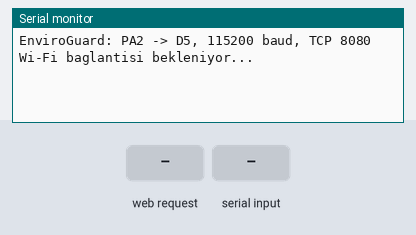
A sketch run on a simulated ESP8266 (NodeMCU). On the bench: the last lines printed to the serial monitor. The inputs (shaded band) are chosen by the test bench. WiFi joins after 1.5 s; servers stay silent unless stated.

Above: at 1.2 s.
1.3 s: HTTP request GET /DHT22 received
At 2.0 s:
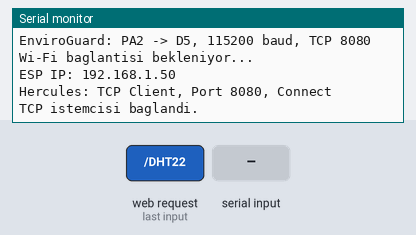
3.0 s: "DHT22\n" received over the second serial link
At 4.2 s:
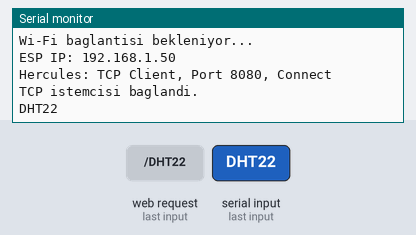
4.5 s: "CANLI\n" received over the second serial link
At 5.5 s:
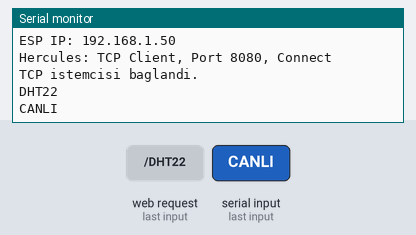
6.0 s: "DUR\n" received over the second serial link
At 6.6 s:
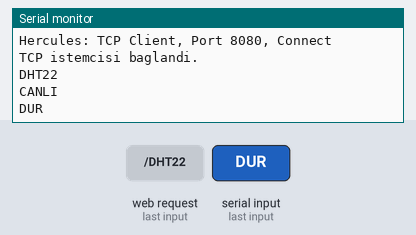
7.5 s: "SICAKLIK\n" received over the second serial link
At 8.7 s:
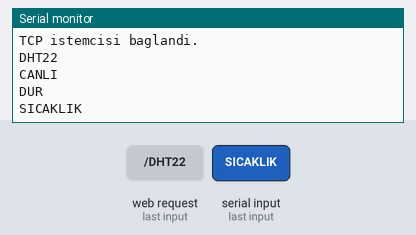
9.0 s: "NEM\n" received over the second serial link
At 10.1 s:
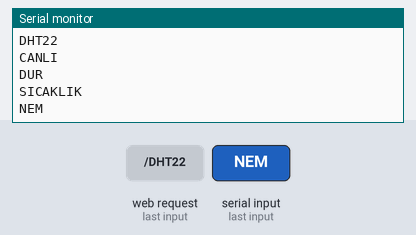

The sketch:

EnviroGuard_ESP8266.ino
```cpp
#include <ESP8266WiFi.h>
#include <SoftwareSerial.h>
#include <stdio.h>
#include <string.h>

const char* WIFI_SSID = "YOUR_WIFI_SSID";
const char* WIFI_PASSWORD = "YOUR_WIFI_PASSWORD";

constexpr uint16_t TCP_PORT = 8080;
constexpr int STM32_RX_PIN = 14; // NodeMCU D5 <- STM32 PA2
constexpr uint32_t STM32_BAUD = 115200;

SoftwareSerial stm32Serial;
WiFiServer tcpServer(TCP_PORT);
WiFiClient tcpClient;

char lineBuffer[160];
size_t lineLength = 0;
bool discardLine = false;
bool serverRunning = false;
uint32_t lastWifiReport = 0;
float lastTemperature = 0;
float lastHumidity = 0;
bool measurementValid = false;
uint32_t lastMeasurementTime = 0;
bool liveStream = false;
char commandBuffer[32];
size_t commandLength = 0;
bool discardCommand = false;

void processMeasurement(const char* line) {
  float temperature, humidity;
  int consumed = 0;
  if (sscanf(line, "Temperature: %f C | Humidity: %f %% %n",
             &temperature, &humidity, &consumed) == 2 &&
      consumed > 0 && line[consumed] == '\0' &&
      temperature >= -40 && temperature <= 80 &&
      humidity >= 0 && humidity <= 100) {
    lastTemperature = temperature;
    lastHumidity = humidity;
    lastMeasurementTime = millis();
    measurementValid = true;
  } else if (strncmp(line, "DHT22", 5) == 0) {
    measurementValid = false;
  }
}

void handleCommand(const char* command) {
  if (strcmp(command, "CANLI") == 0) {
    liveStream = true;
    tcpClient.println("CANLI ON");
    return;
  }
  if (strcmp(command, "DUR") == 0) {
    liveStream = false;
    tcpClient.println("CANLI OFF");
    return;
  }
  bool temperatureRequested = strcmp(command, "SICAKLIK") == 0;
  bool humidityRequested = strcmp(command, "NEM") == 0;
  bool bothRequested = strcmp(command, "VERI") == 0;
  if (!temperatureRequested && !humidityRequested && !bothRequested) {
    tcpClient.println("ERROR: SICAKLIK / NEM / VERI / CANLI / DUR");
    return;
  }
  if (!measurementValid || millis() - lastMeasurementTime > 10000) {
    tcpClient.println("ERROR: Guncel STM32 olcumu yok");
    return;
  }
  if (temperatureRequested || bothRequested) {
    tcpClient.print("Temperature: ");
    tcpClient.print(lastTemperature, 1);
    tcpClient.print(" C");
  }
  if (bothRequested) tcpClient.print(" | ");
  if (humidityRequested || bothRequested) {
    tcpClient.print("Humidity: ");
    tcpClient.print(lastHumidity, 1);
    tcpClient.print(" %");
  }
  tcpClient.println();
}

void readCommands() {
  for (int n = 0; n < 128 && tcpClient.available(); ++n) {
    char c = static_cast<char>(tcpClient.read());
    if (c == '\r') continue;
    if (c == '\n') {
      if (discardCommand) {
        tcpClient.println("ERROR: Gecersiz/uzun komut");
      } else if (commandLength > 0) {
        commandBuffer[commandLength] = '\0';
        handleCommand(commandBuffer);
      }
      commandLength = 0;
      discardCommand = false;
    } else if (!discardCommand) {
      if (c < 32 || c > 126 || commandLength >= sizeof(commandBuffer) - 1) {
        discardCommand = true;
        commandLength = 0;
      } else {
        if (c >= 'a' && c <= 'z') c -= ('a' - 'A');
        commandBuffer[commandLength++] = c;
      }
    }
  }
}

void readSTM32() {
  if (stm32Serial.overflow()) {
    lineLength = 0;
    discardLine = true;
    Serial.println("UART tampon tasmasi: satir atlandi.");
  }

  while (stm32Serial.available()) {
    int value = stm32Serial.read();
    if (value < 0) break;
    char c = static_cast<char>(value);
    if (c == '\r') continue;

    if (c == '\n') {
      if (!discardLine && lineLength > 0) {
        lineBuffer[lineLength] = '\0';
        Serial.println(lineBuffer);
        processMeasurement(lineBuffer);
        if (liveStream && serverRunning && tcpClient.connected()) {
          tcpClient.println(lineBuffer);
        }
      }
      lineLength = 0;
      discardLine = false;
    } else if (!discardLine) {
      if (c < 32 || c > 126 || lineLength >= sizeof(lineBuffer) - 1) {
        discardLine = true;
        lineLength = 0;
        Serial.println("Gecersiz/uzun UART satiri atlandi.");
      } else {
        lineBuffer[lineLength++] = c;
      }
    }
  }
}

void setup() {
  Serial.begin(115200);
  stm32Serial.begin(STM32_BAUD, SWSERIAL_8N1, STM32_RX_PIN, -1,
                    false, 512, 4096);
  if (!stm32Serial) {
    Serial.println("D5 UART baslatilamadi.");
    while (true) delay(1000);
  }

  WiFi.persistent(false);
  WiFi.mode(WIFI_STA);
  WiFi.setAutoReconnect(true);
  WiFi.begin(WIFI_SSID, WIFI_PASSWORD);
  Serial.println();
  Serial.println("EnviroGuard: PA2 -> D5, 115200 baud, TCP 8080");
  Serial.println("Wi-Fi baglantisi bekleniyor...");
}

void loop() {
  readSTM32();

  if (WiFi.status() == WL_CONNECTED) {
    if (!serverRunning) {
      tcpServer.begin();
      tcpServer.setNoDelay(true);
      serverRunning = true;
      Serial.print("ESP IP: ");
      Serial.println(WiFi.localIP());
      Serial.println("Hercules: TCP Client, Port 8080, Connect");
    }

    WiFiClient incoming = tcpServer.available();
    if (incoming) {
      if (!tcpClient.connected()) {
        tcpClient.stop();
        tcpClient = incoming;
        tcpClient.setNoDelay(true);
        liveStream = false;
        commandLength = 0;
        discardCommand = false;
        Serial.println("TCP istemcisi baglandi.");
      } else {
        incoming.stop();
      }
    }

    readCommands();
  } else {
    if (serverRunning) {
      tcpClient.stop();
      tcpServer.stop();
      serverRunning = false;
      Serial.println("Wi-Fi koptu; yeniden baglanti bekleniyor.");
    }
    if (millis() - lastWifiReport >= 10000) {
      lastWifiReport = millis();
      Serial.println("Wi-Fi bekleniyor: ag adi, sifre ve 2.4 GHz agi kontrol et.");
    }
  }
  delay(1);
}
```

Measured:
- after the input at 1.3 s, the serial monitor: prints a new line after 0.20 s (image 1)
- after the input at 3.0 s, the serial monitor: prints a new line at once (image 2)
- after the input at 4.5 s, the serial monitor: prints a new line at once (image 3)
- after the input at 6.0 s, the serial monitor: prints a new line at once (image 4)
- after the input at 7.5 s, the serial monitor: prints a new line at once (image 5)
- after the input at 9.0 s, the serial monitor: prints a new line at once (image 6)
